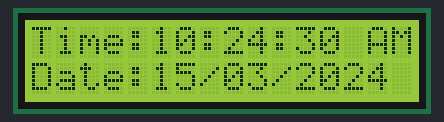
This sketch was run on a simulated Arduino Uno, built with avr-gcc and run on an emulated ATmega328P. Parts: 16×2 character LCD. The local clock reads 2024-03-15 10:24:30 at power-on unless the sketch sets it.

Above: at 0.1 s.
At 5.1 s:
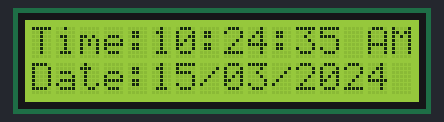
At 10.1 s:
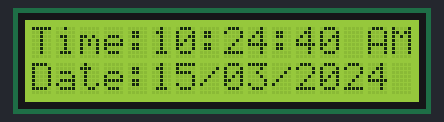
At 20.1 s:
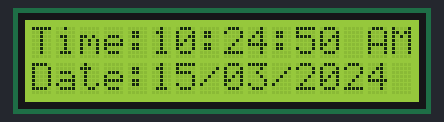
At 29.1 s:
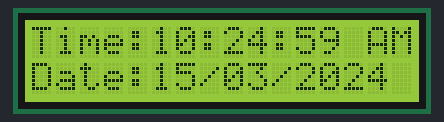
At 39.1 s:
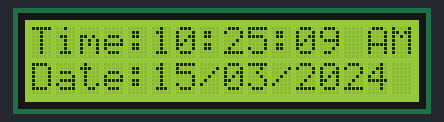

The sketch:

RTC_Clock_LCD.ino
```cpp
#include <Wire.h>
#include "RTClib.h"
#include <LiquidCrystal.h>

// initialize the library by associating any needed LCD interface pin
// with the arduino pin number it is connected to
const int rs = 8, en = 9, d4 = 10, d5 = 11, d6 = 12, d7 = 13;
LiquidCrystal lcd(rs, en, d4, d5, d6, d7);
RTC_DS1307 rtc;
char daysOfTheWeek[7][12] = {"Sunday", "Monday", "Tuesday", "Wednesday", "Thursday", "Friday", "Saturday"};

uint8_t hour,minute,second,month,day,AMorPM;
uint16_t year;

void setup () {
  //Serial.begin(9600);
  lcd.begin(16,2);
#ifndef ESP8266
  while (!Serial); // wait for serial port to connect. Needed for native USB
#endif

  //if (! rtc.begin()) {
  //  Serial.println("Couldn't find RTC");
  //  Serial.flush();
  //  abort();
  //}

 // if (! rtc.isrunning()) {
  //  Serial.println("RTC is NOT running, let's set the time!");
    // When time needs to be set on a new device, or after a power loss, the
    // following line sets the RTC to the date & time this sketch was compiled
    //rtc.adjust(DateTime(F(__DATE__), F(__TIME__)));
    // This line sets the RTC with an explicit date & time, for example to set
    // January 21, 2014 at 3am you would call:
     //Serial.print("Date and Time is adjusted");
 // }
    rtc.begin();
    //rtc.adjust(DateTime(F(__DATE__), F(__TIME__)));
    // rtc.adjust(DateTime(2023, 11, 12, 11, 39, 0));
}

void loop () {
    DateTime now = rtc.now();

    hour = now.hour();
    minute = now.minute();
    second = now.second();

    year = now.year();
    month = now.month();
    day = now.day();

  /*  Serial.print(now.year(), DEC);
    Serial.print('/');
    Serial.print(now.month(), DEC);
    Serial.print('/');
    Serial.print(now.day(), DEC);
    Serial.print(" (");
    Serial.print(daysOfTheWeek[now.dayOfTheWeek()]);
    Serial.print(") ");
    Serial.print(now.hour(), DEC);
    Serial.print(':');
    Serial.print(now.minute(), DEC);
    Serial.print(':');
    Serial.print(now.second(), DEC);
    Serial.println(); */

    //lcd.clear();

    lcd.setCursor(0,0);
    lcd.print("Time:");
   //Serial.print("\nTime: ");
    lcd.setCursor(5,0);

    AMorPM = 0;
    if(hour >= 13)
    {
      AMorPM = 1;
      hour -= 12;
    }
    if(hour <= 9)
    {
      lcd.print("0");
      lcd.setCursor(6,0);
      lcd.print(hour);
    }
    else
    {
      lcd.print(hour);
    }
    lcd.setCursor(7,0);
    lcd.print(":");
    lcd.setCursor(8,0);
    if(minute <= 9)
    {
      lcd.print("0");
      lcd.setCursor(9,0);
      lcd.print(minute);
    }
    else
    {
      lcd.print(minute);
    }
    lcd.setCursor(10,0);
    lcd.print(":");
    lcd.setCursor(11,0);
    if(second <= 9)
    {
      lcd.print("0");
      lcd.setCursor(12,0);
      lcd.print(second);
    }
    else
    {
      lcd.print(second);
    }

    lcd.setCursor(14,0);
    if(AMorPM == 0)
    lcd.print("AM");
    else
    lcd.print("PM");

    lcd.setCursor(0,1);
    lcd.print("Date:");
   //Serial.print("\nTime: ");
    lcd.setCursor(5,1);
    if(day <= 9)
    {
      lcd.print("0");
      lcd.setCursor(6,1);
      lcd.print(day);
    }
    else
    {
      lcd.print(day);
    }
    lcd.setCursor(7,1);
    lcd.print("/");
    lcd.setCursor(8,1);
    if(month <= 9)
    {
      lcd.print("0");
      lcd.setCursor(9,1);
      lcd.print(month);
    }
    else
    {
      lcd.print(month);
    }
    lcd.setCursor(10,1);
    lcd.print("/");
    lcd.setCursor(11,1);
    lcd.print(year);

    //lcd.setCursor(0,1);
    //lcd.print("Date:");
   //Serial.print("\nDate: ");
   //lcd.setCursor(6,0);
   //lcd.print(day);
   //Serial.print(day, DEC);
   //lcd.setCursor(9,0);
   //lcd.print(".");
   //Serial.print(".");
   //lcd.setCursor(10,0);
   //lcd.print(month);
   //Serial.print(month, DEC);
   //lcd.setCursor(11,0);
   //lcd.print(".");
   //Serial.print(".");
   //lcd.setCursor(12,0);
   //lcd.print(year);
   //Serial.print(year, DEC);

  //wait a second
  //delay(1000);

   // delay(3000);
}
```

Measured:
- what the display in image 1 shows lasts 1.0 s, from 5.0 s to 6.0 s
